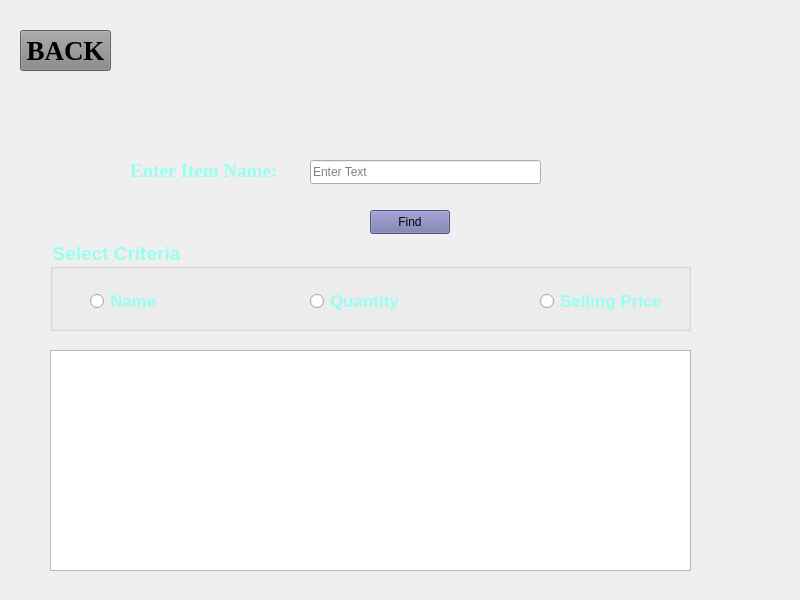
<?xml version="1.0" encoding="UTF-8"?>
<ui version="4.0">
 <class>Find_item</class>
 <widget class="QWidget" name="Find_item">
  <property name="geometry">
   <rect>
    <x>0</x>
    <y>0</y>
    <width>800</width>
    <height>600</height>
   </rect>
  </property>
  <property name="windowTitle">
   <string>Form</string>
  </property>
  <widget class="QLabel" name="Find_item_text">
   <property name="geometry">
    <rect>
     <x>130</x>
     <y>150</y>
     <width>161</width>
     <height>41</height>
    </rect>
   </property>
   <property name="font">
    <font>
     <family>Times New Roman</family>
     <pointsize>14</pointsize>
     <bold>true</bold>
    </font>
   </property>
   <property name="styleSheet">
    <string notr="true">color: rgb(151, 255, 238);</string>
   </property>
   <property name="text">
    <string>Enter Item Name:</string>
   </property>
  </widget>
  <widget class="QLineEdit" name="Find_item_input">
   <property name="geometry">
    <rect>
     <x>310</x>
     <y>160</y>
     <width>231</width>
     <height>24</height>
    </rect>
   </property>
   <property name="placeholderText">
    <string>Enter Text</string>
   </property>
  </widget>
  <widget class="QPushButton" name="Find_item_button">
   <property name="geometry">
    <rect>
     <x>370</x>
     <y>210</y>
     <width>80</width>
     <height>24</height>
    </rect>
   </property>
   <property name="styleSheet">
    <string notr="true">background-color: rgb(112, 112, 168);
border-color: rgb(0, 0, 0);</string>
   </property>
   <property name="text">
    <string>Find</string>
   </property>
  </widget>
  <widget class="QGroupBox" name="Find_item_group_box">
   <property name="geometry">
    <rect>
     <x>50</x>
     <y>240</y>
     <width>641</width>
     <height>91</height>
    </rect>
   </property>
   <property name="font">
    <font>
     <pointsize>14</pointsize>
     <bold>true</bold>
    </font>
   </property>
   <property name="styleSheet">
    <string notr="true">color: rgb(151, 255, 238);</string>
   </property>
   <property name="title">
    <string>Select Criteria</string>
   </property>
   <widget class="QRadioButton" name="radio_Name">
    <property name="geometry">
     <rect>
      <x>40</x>
      <y>50</y>
      <width>71</width>
      <height>22</height>
     </rect>
    </property>
    <property name="font">
     <font>
      <pointsize>13</pointsize>
      <bold>true</bold>
     </font>
    </property>
    <property name="text">
     <string>Name</string>
    </property>
   </widget>
   <widget class="QRadioButton" name="radio_Quantity">
    <property name="geometry">
     <rect>
      <x>260</x>
      <y>50</y>
      <width>111</width>
      <height>22</height>
     </rect>
    </property>
    <property name="font">
     <font>
      <pointsize>13</pointsize>
      <bold>true</bold>
     </font>
    </property>
    <property name="text">
     <string>Quantity</string>
    </property>
   </widget>
   <widget class="QRadioButton" name="radio_Selling_price">
    <property name="geometry">
     <rect>
      <x>490</x>
      <y>50</y>
      <width>121</width>
      <height>22</height>
     </rect>
    </property>
    <property name="font">
     <font>
      <pointsize>13</pointsize>
      <bold>true</bold>
     </font>
    </property>
    <property name="text">
     <string>Selling Price</string>
    </property>
   </widget>
  </widget>
  <widget class="QTableView" name="Find_item_table_view">
   <property name="geometry">
    <rect>
     <x>50</x>
     <y>350</y>
     <width>641</width>
     <height>221</height>
    </rect>
   </property>
  </widget>
  <widget class="QLabel" name="Find_item_label">
   <property name="geometry">
    <rect>
     <x>0</x>
     <y>0</y>
     <width>800</width>
     <height>600</height>
    </rect>
   </property>
   <property name="text">
    <string/>
   </property>
   <property name="pixmap">
    <pixmap resource="ABCD.qrc">:/pic/pic/greg-rosenke-6QnEf_b47eA-unsplash.jpg</pixmap>
   </property>
   <property name="scaledContents">
    <bool>true</bool>
   </property>
  </widget>
  <widget class="QPushButton" name="Find_item_back_button">
   <property name="geometry">
    <rect>
     <x>20</x>
     <y>30</y>
     <width>91</width>
     <height>41</height>
    </rect>
   </property>
   <property name="font">
    <font>
     <family>Times New Roman</family>
     <pointsize>20</pointsize>
     <bold>true</bold>
    </font>
   </property>
   <property name="styleSheet">
    <string notr="true">background-color: rgb(135, 135, 135);</string>
   </property>
   <property name="text">
    <string>BACK</string>
   </property>
  </widget>
  <zorder>Find_item_label</zorder>
  <zorder>Find_item_group_box</zorder>
  <zorder>Find_item_button</zorder>
  <zorder>Find_item_input</zorder>
  <zorder>Find_item_text</zorder>
  <zorder>Find_item_table_view</zorder>
  <zorder>Find_item_back_button</zorder>
 </widget>
 <resources>
  <include location="ABCD.qrc"/>
 </resources>
 <connections/>
</ui>
